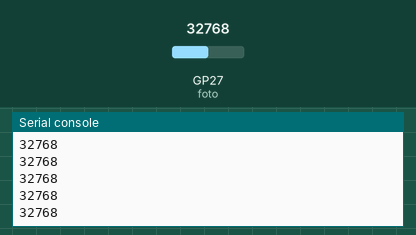
Bench run of a program on a simulated Raspberry Pi Pico running MicroPython. Parts: the last lines printed to the serial console. Inputs (shaded band) come from the test bench; at power-on: GP27 (foto) = 32768 (analog values on the 0–65535 scale).

Above: at 1.2 s.
1.3 s: GP27 (foto) set to 45874
At 2.2 s:
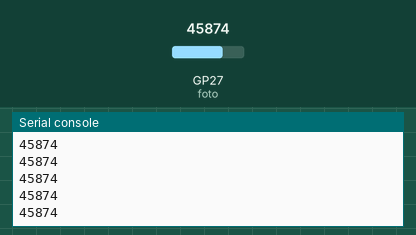
2.8 s: GP27 (foto) set to 57670
At 3.6 s:
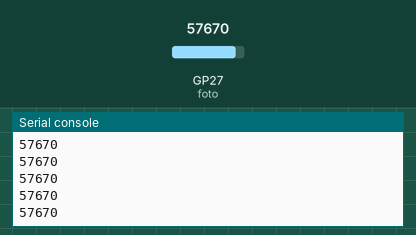
Timing chart, 0 to 4.1 s (numbered marks = the images above; inputs shaded):
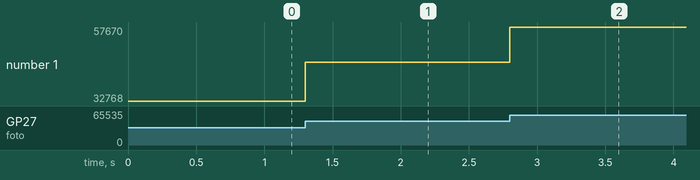

The program:

16-micro.py
```python
from machine import Pin, ADC     #importacion de librerias
import time

foto = ADC(Pin(27))  #definicion de lectura fotocelda

while True:
    lectura = foto.read_u16()    #leer el ADC

    print(lectura)      # se muestra la lectura
    #time.sleep(0.001)     #se espera un pequeño intervalo
   
```

Measured:
- after the input at 1.3 s, the serial console: prints a new line at once (image 1)
- after the input at 2.8 s, the serial console: prints a new line at once (image 2)
- plotted number 1: 32768 → 45874 after the input at 1.3 s, 45874 → 57670 after the input at 2.8 s
